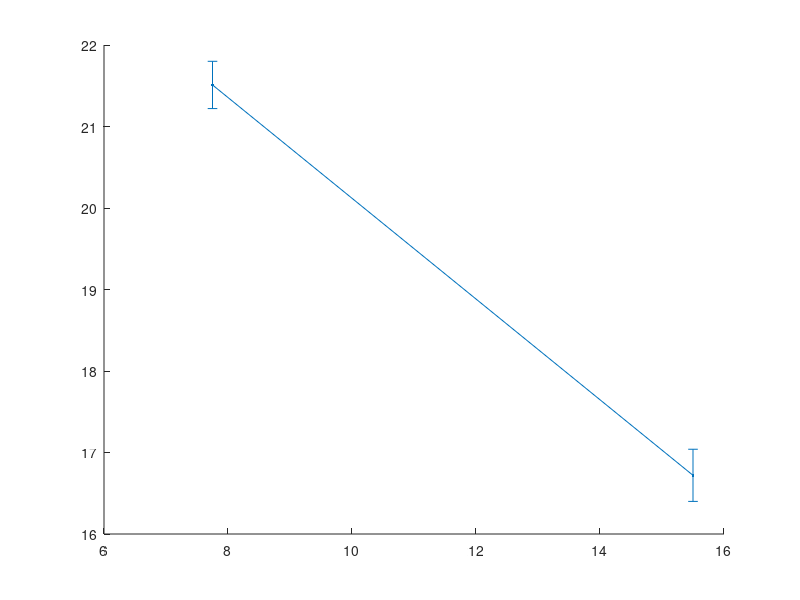
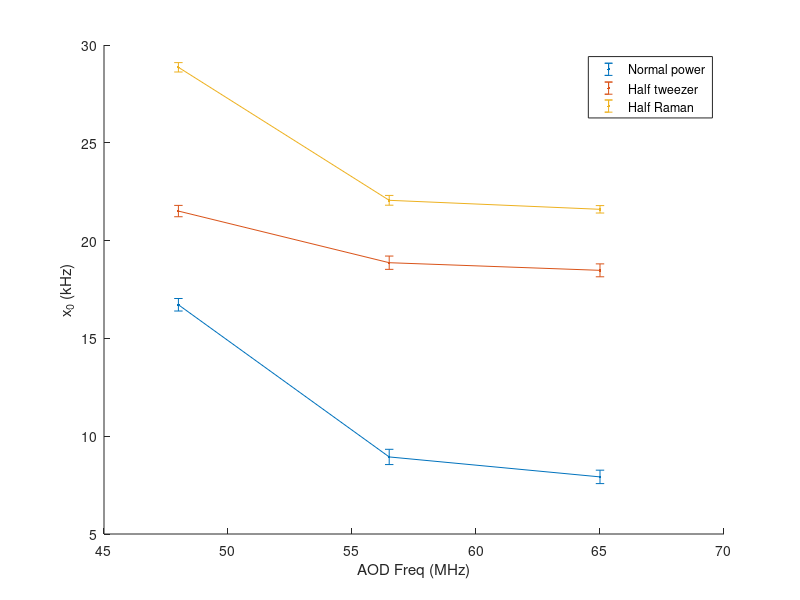

The MATLAB script that drew these images, in order: (Note: this script raises an error after producing the figures.)
TweezerPower = 15.5*[1 0.5 1 1 0.5 1 1 0.5 1];
RamanRF = [1 1 0.5 1 1 0.5 1 1 0.5];
AODFreq = [48 48 48 56.5 56.5 56.5 65 65 65];
Omega = [211.2 203.1 94.3 191 208.7 103.1 203.7 192.0  107.4];
OmegaErr = [5.8 5.9 5.6 9.2 6.5 4.7 7.0 7.6 3.3];
x0 = [16.72 21.51 28.86 8.94 18.87 22.06 7.92 18.48 21.6];
x0Err = [0.32 0.29 0.24 0.39 0.34 0.25 0.3433 0.33 0.19];


%% Versus Position
figure(2); clf; hold on;
indx = [1,4,7];
x1 = AODFreq(indx);
y1 = x0(indx);
y1err = x0Err(indx);
errorbar( x1, y1, y1err ,'.-')
indx = [1,4,7]+1;
x1 = AODFreq(indx);
y1 = x0(indx);
y1err = x0Err(indx);
errorbar( x1, y1, y1err ,'.-')
indx = [1,4,7]+2;
x1 = AODFreq(indx);
y1 = x0(indx);
y1err = x0Err(indx);
errorbar( x1, y1, y1err ,'.-')
xlabel('AOD Freq (MHz)'); ylabel('x_0 (kHz)');
legend('Normal power','Half tweezer','Half Raman');

%%  Vs Tweezer power
figure(1); clf; hold on;
indx = [1,2];
x1 = TweezerPower(indx);
y1 = x0(indx);
y1err = x0Err(indx);
errorbar( x1, y1, y1err ,'.-')
fit( x1', y1', 'poly1' )

indx = [4,5];
x1 = TweezerPower(indx);
y1 = x0(indx);
y1err = x0Err(indx);
errorbar( x1, y1, y1err ,'.-')
fit( x1', y1', 'poly1' )

indx = [7,8];
x1 = TweezerPower(indx);
y1 = x0(indx);
y1err = x0Err(indx);
errorbar( x1, y1, y1err ,'.-')
fit( x1', y1', 'poly1' )

xlabel('Tweezer power (mW)'); ylabel('x_0 (kHz)');
legend('48 MHz','57.5 MHz','65 MHz');


%% Versus Raman
figure(3); clf; hold on;
indx = [1,3];
x1 = RamanRF(indx);
y1 = x0(indx);
y1err = x0Err(indx);
errorbar( x1, y1, y1err ,'.-')
fit( x1', y1', 'poly1' )

indx = [1,3]+3;
x1 = RamanRF(indx);
y1 = x0(indx);
y1err = x0Err(indx);
errorbar( x1, y1, y1err ,'.-')
fit( x1', y1', 'poly1' )

indx = [1,3]+6;
x1 = RamanRF(indx);
y1 = x0(indx);
y1err = x0Err(indx);
errorbar( x1, y1, y1err ,'.-')
fit( x1', y1', 'poly1' )

xlabel('Raman RF (au)'); ylabel('x_0 (kHz)');
legend('48 MHz','57.5 MHz','65 MHz');

fit( x1', y1', 'poly1' )
